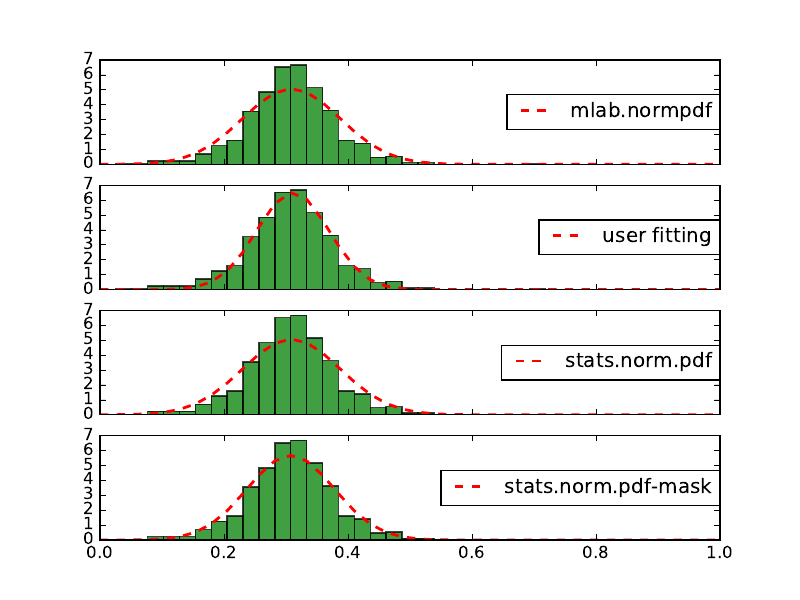

Generate this figure with Python:
from   astropy.io import ascii
import matplotlib.mlab as mlab
import matplotlib.pyplot as plt
import numpy as np
from   astropy.io import fits
import scipy.optimize
from   astropy.modeling import models, fitting
from   scipy.stats import norm



plt.clf()
f, (ax1, ax2, ax3, ax4) = plt.subplots(4, sharex=True, sharey=True)

## load data 
fluxes           = np.loadtxt("fluxes.dat")


# - make statistics p-value test 
scipy.stats.mstats.normaltest(fluxes)

## Following  http://stackoverflow.com/questions/7805552/fitting-a-histogram-with-python  

bins             = np.linspace(0, 1, 40)
n, bins, patches = ax1.hist(fluxes, bins, normed=1, facecolor='green', alpha=0.75)
(mu, sigma)      = norm.fit(fluxes)
y                = mlab.normpdf( bins, mu, sigma)
l                = ax1.plot(bins, y, 'r--', linewidth=2, label='mlab.normpdf')
ax1.legend( loc=7, borderaxespad=0.)

## Make personal  Gaussian fitting 

bins             = np.linspace(0, 1, 40)
(mu, sigma)      = norm.fit(fluxes)
x                = (bins+0.015)[0:(40-1)]
g_init           = models.Gaussian1D(amplitude=1, mean=0.3, stddev=0.1)   ##
fit_g            = fitting.LevMarLSQFitter()
g                = fit_g(g_init, x, n)
n, bins, patches = ax2.hist(fluxes, bins, normed=1, facecolor='green', alpha=0.75)
l                = ax2.plot(bins, g(bins), 'r--', linewidth=2,label='user fitting')
ax2.legend( loc=7, borderaxespad=0.)



## use stats.normalpdf  

bins             = np.linspace(0, 1, 40)
(mu, sigma)      = norm.fit(fluxes)
y                = norm.pdf( bins, mu, sigma)
n, bins, patches = ax3.hist(fluxes, bins, normed=1, facecolor='green', alpha=0.75)
l                = ax3.plot(bins, y, 'r--', linewidth=2, label='stats.norm.pdf')
ax3.legend( loc=7, borderaxespad=0.)



## use stats.normalpdf, after masking the largest value at 1.43 

fluxes           = fluxes[np.where(fluxes < 0.8)] 
bins             = np.linspace(0, 1, 40)
(mu, sigma)      = norm.fit(fluxes)
y                = norm.pdf( bins, mu, sigma)
n, bins, patches = ax4.hist(fluxes, bins, normed=1, facecolor='green', alpha=0.75)
l                = ax4.plot(bins, y, 'r--', linewidth=2, label='stats.norm.pdf-mask')
ax4.legend(loc=7, borderaxespad=0.)


# - make statistics p-value test again to the masked fluxes array
scipy.stats.mstats.normaltest(fluxes)



plt.savefig('test_hist_Gaussian_fit.pdf')



